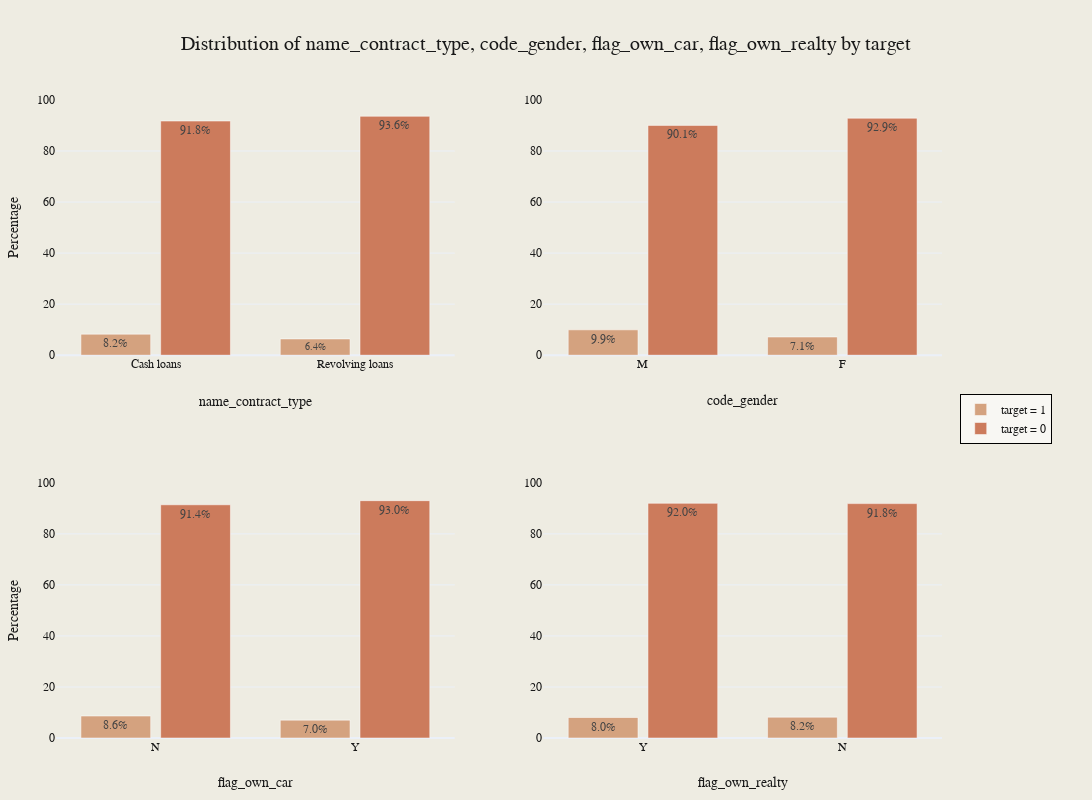

The notebook cell this image was saved under:
### Code cell
plot_categorical_features_by_target(pd_application_train, categorical_features_personal,target_feature)

### Figure 1 — Plotly figure (JSON) as saved in the notebook; plotly's stock layout.template omitted (floating-point values rounded to 4 significant figures)
{"data": [{"marker": {"color": "#D4A27F"}, "name": "target = 1", "showlegend": true, "text": ["8.2%", "6.4%"], "textposition": "inside", "type": "bar", "width": 0.35, "x": ["Cash loans", "Revolving loans"], "xaxis": "x", "y": [8.246, 6.376], "yaxis": "y"}, {"marker": {"color": "#CC7B5C"}, "name": "target = 0", "showlegend": true, "text": ["91.8%", "93.6%"], "textposition": "inside", "type": "bar", "width": 0.35, "x": ["Cash loans", "Revolving loans"], "xaxis": "x", "y": [91.75, 93.62], "yaxis": "y"}, {"marker": {"color": "#D4A27F"}, "name": "target = 1", "showlegend": false, "text": ["9.9%", "7.1%"], "textposition": "inside", "type": "bar", "width": 0.35, "x": ["M", "F"], "xaxis": "x2", "y": [9.943, 7.127], "yaxis": "y2"}, {"marker": {"color": "#CC7B5C"}, "name": "target = 0", "showlegend": false, "text": ["90.1%", "92.9%"], "textposition": "inside", "type": "bar", "width": 0.35, "x": ["M", "F"], "xaxis": "x2", "y": [90.06, 92.87], "yaxis": "y2"}, {"marker": {"color": "#D4A27F"}, "name": "target = 1", "showlegend": false, "text": ["8.6%", "7.0%"], "textposition": "inside", "type": "bar", "width": 0.35, "x": ["N", "Y"], "xaxis": "x3", "y": [8.614, 7.001], "yaxis": "y3"}, {"marker": {"color": "#CC7B5C"}, "name": "target = 0", "showlegend": false, "text": ["91.4%", "93.0%"], "textposition": "inside", "type": "bar", "width": 0.35, "x": ["N", "Y"], "xaxis": "x3", "y": [91.39, 93.0], "yaxis": "y3"}, {"marker": {"color": "#D4A27F"}, "name": "target = 1", "showlegend": false, "text": ["8.0%", "8.2%"], "textposition": "inside", "type": "bar", "width": 0.35, "x": ["Y", "N"], "xaxis": "x4", "y": [8.031, 8.159], "yaxis": "y4"}, {"marker": {"color": "#CC7B5C"}, "name": "target = 0", "showlegend": false, "text": ["92.0%", "91.8%"], "textposition": "inside", "type": "bar", "width": 0.35, "x": ["Y", "N"], "xaxis": "x4", "y": [91.97, 91.84], "yaxis": "y4"}], "layout": {"font": {"color": "#191919", "family": "Styrene A", "size": 12}, "height": 800, "legend": {"bgcolor": "rgba(255,255,255,0.6)", "bordercolor": "Black", "borderwidth": 1, "font": {"color": "#191919", "family": "Styrene A", "size": 12}, "orientation": "v", "x": 1.02, "xanchor": "left", "y": 0.5, "yanchor": "middle"}, "margin": {"b": 50, "l": 50, "r": 150, "t": 100}, "paper_bgcolor": "#EEECE2", "plot_bgcolor": "#EEECE2", "showlegend": true, "title": {"font": {"color": "#191919", "family": "Styrene B", "size": 20}, "text": "Distribution of name_contract_type, code_gender, flag_own_car, flag_own_realty by target", "x": 0.5}, "width": 1200, "xaxis": {"anchor": "y", "domain": [0, 0.45], "showticklabels": true, "tickfont": {"color": "#191919", "family": "Styrene A", "size": 12}, "title": {"font": {"color": "#191919", "family": "Styrene A", "size": 14}, "standoff": 25, "text": "name_contract_type"}}, "xaxis2": {"anchor": "y2", "domain": [0.55, 1], "showticklabels": true, "tickfont": {"color": "#191919", "family": "Styrene A", "size": 12}, "title": {"font": {"color": "#191919", "family": "Styrene A", "size": 14}, "standoff": 25, "text": "code_gender"}}, "xaxis3": {"anchor": "y3", "domain": [0, 0.45], "showticklabels": true, "tickfont": {"color": "#191919", "family": "Styrene A", "size": 12}, "title": {"font": {"color": "#191919", "family": "Styrene A", "size": 14}, "standoff": 25, "text": "flag_own_car"}}, "xaxis4": {"anchor": "y4", "domain": [0.55, 1], "showticklabels": true, "tickfont": {"color": "#191919", "family": "Styrene A", "size": 12}, "title": {"font": {"color": "#191919", "family": "Styrene A", "size": 14}, "standoff": 25, "text": "flag_own_realty"}}, "yaxis": {"anchor": "x", "domain": [0.6, 1], "range": [0, 100], "tickfont": {"color": "#191919", "family": "Styrene A", "size": 12}, "title": {"font": {"color": "#191919", "family": "Styrene A", "size": 14}, "text": "Percentage"}}, "yaxis2": {"anchor": "x2", "domain": [0.6, 1], "range": [0, 100], "tickfont": {"color": "#191919", "family": "Styrene A", "size": 12}, "title": {"font": {"color": "#191919", "family": "Styrene A", "size": 14}}}, "yaxis3": {"anchor": "x3", "domain": [0, 0.4], "range": [0, 100], "tickfont": {"color": "#191919", "family": "Styrene A", "size": 12}, "title": {"font": {"color": "#191919", "family": "Styrene A", "size": 14}, "text": "Percentage"}}, "yaxis4": {"anchor": "x4", "domain": [0, 0.4], "range": [0, 100], "tickfont": {"color": "#191919", "family": "Styrene A", "size": 12}, "title": {"font": {"color": "#191919", "family": "Styrene A", "size": 14}}}}}
